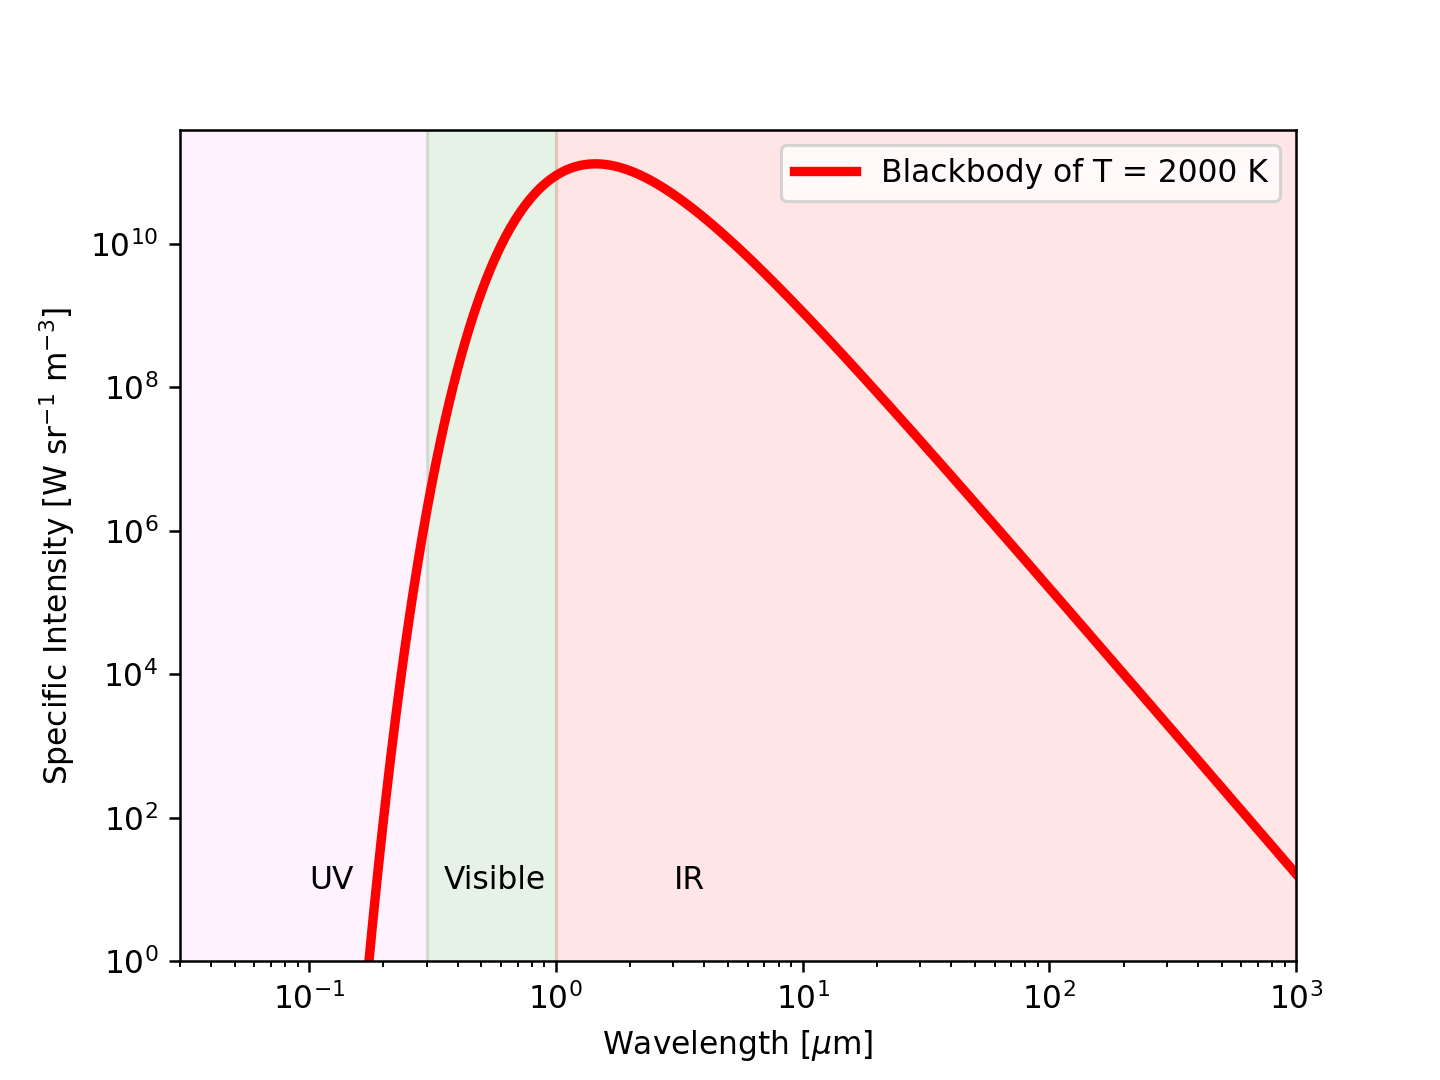

This chart was generated by the following Python code:
#!/usr/pkg/bin/python3.9

#
# Time-stamp: <2022/11/13 09:08:59 (CST) daisuke>
#

# importing numpy module
import numpy

# importing scipy module
import scipy.constants

# importing matplotlib module
import matplotlib.figure
import matplotlib.backends.backend_agg

# output file name
file_output = 'ai202209_s09_00_11.png'

#
# function to calculate blackbody curve
#
def bb_lambda (wavelength, T):
    # speed of light
    c = scipy.constants.physical_constants['speed of light in vacuum']

    # Planck constant
    h = scipy.constants.physical_constants['Planck constant']

    # Boltzmann constant
    k = scipy.constants.physical_constants['Boltzmann constant']

    # calculation of Planck function
    blackbody = 2.0 * h[0] * c[0]**2 / wavelength**5 \
        / (numpy.exp (h[0] * c[0] / (wavelength * k[0] * T) ) - 1.0 )

    # returning blackbody curve
    return (blackbody)

# temperature of blackbody
T = 2000.0

# printing temperature of blackbody
print (f'Temperature:')
print (f'  T = {T} K')

# range of wavelength (from 10**-8 m = 10 nm to 10**-3 m = 1 mm)
wavelength_min = -8.0
wavelength_max = -3.0

# wavelength in metre
wavelength = numpy.logspace (wavelength_min, wavelength_max, num=5001)

# T = 2000 K blackbody spectrum
bb_2000 = bb_lambda (wavelength, T)

# printing Planck function
print (f'Wavelength:')
print (f'{wavelength}')
print (f'Planck function:')
print (f'{bb_2000}')

# making objects "fig", "canvas", and "ax"
fig    = matplotlib.figure.Figure ()
canvas = matplotlib.backends.backend_agg.FigureCanvasAgg (fig)
ax     = fig.add_subplot (111)

# labels
ax.set_xlabel ('Wavelength [$\mu$m]')
ax.set_ylabel ('Specific Intensity [W sr$^{-1}$ m$^{-3}$]')

# axes
ax.set_xscale ('log')
ax.set_yscale ('log')
ax.set_xlim (0.03, 1000.0)
ax.set_ylim (10**0, bb_2000.max () * 3)

# showing UV region
ax.fill_between ([0.03, 0.3], 10**-2, 10**18, color='violet', alpha=0.1)
ax.text (x=0.1, y=10**1, s='UV')

# showing visible region
ax.fill_between ([0.3, 1.0], 10**-2, 10**18, color='green', alpha=0.1)
ax.text (x=0.35, y=10**1, s='Visible')

# showing IR region
ax.fill_between ([1.0, 1000.0], 10**-2, 10**18, color='red', alpha=0.1)
ax.text (x=3.0, y=10**1, s='IR')

# plotting data
ax.plot (wavelength * 10**6, bb_2000, linestyle='-', color='r', \
         linewidth=3, label='Blackbody of T = 2000 K')
ax.legend ()

# saving the plot into a file
fig.savefig (file_output, dpi=225)
